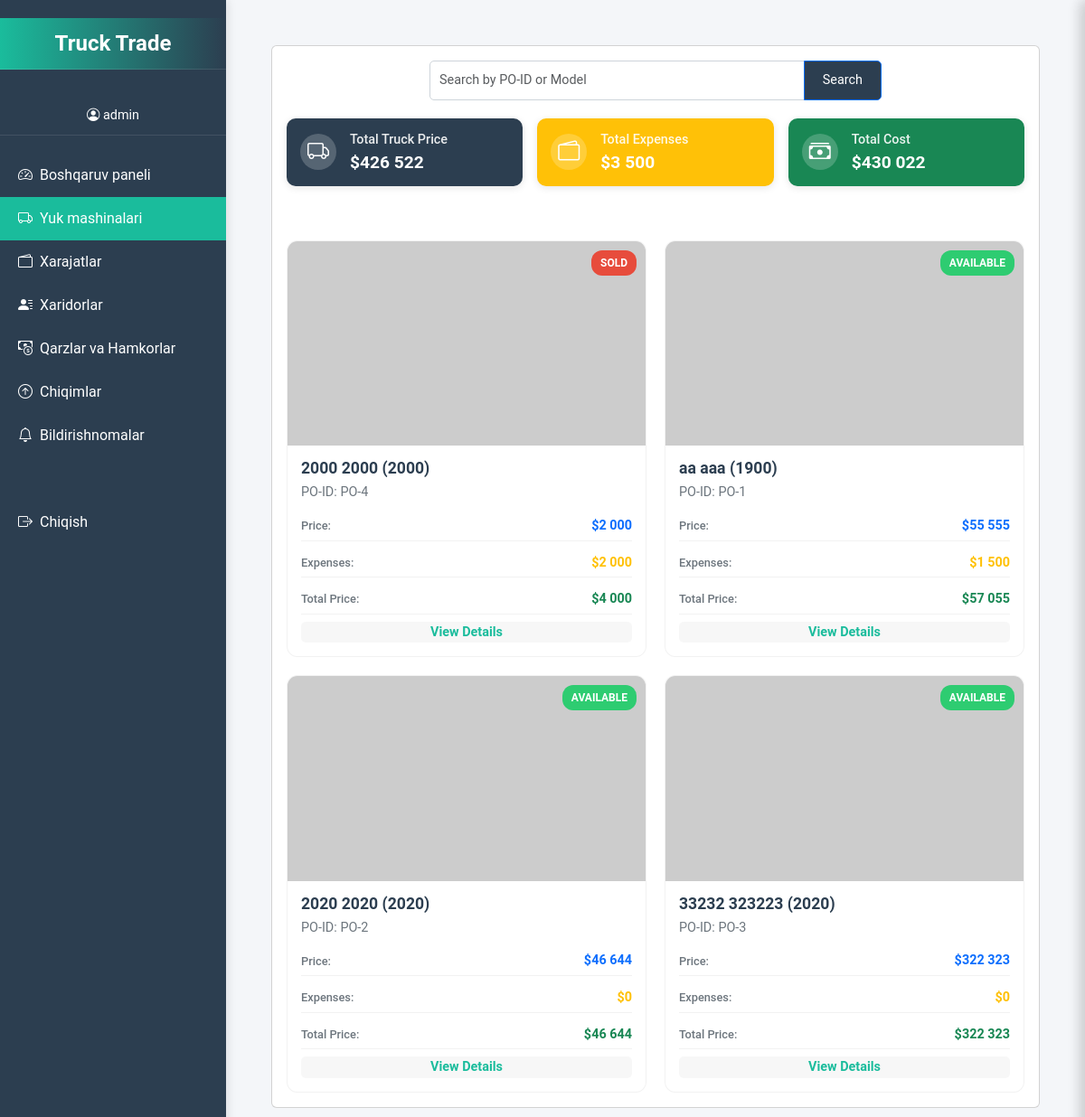
The page /truck-list/ (signed in) on the database as committed earlier.
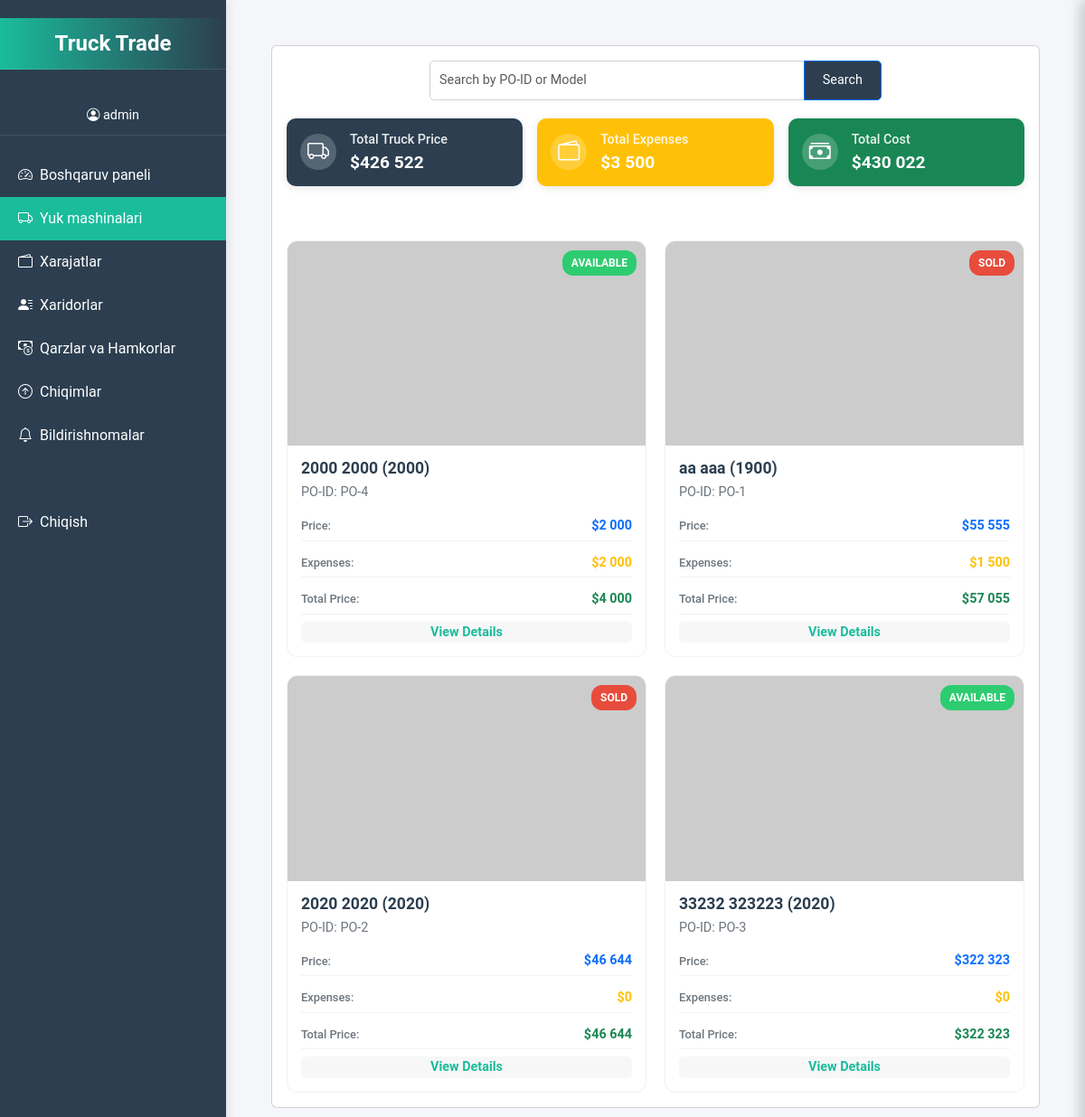
The same page on the database as committed later.
### trucks/models.py (models this page shows, shortened)
class Truck(models.Model):
    user = models.ForeignKey(
        User,
        on_delete=models.CASCADE,
        related_name='trucks',
        verbose_name="Foydalanuvchi"
    )
    po_id = models.CharField(
        max_length=50,
        unique=True,
        verbose_name="PO raqami",
        help_text="PO-{raqam} formatida kiriting, masalan, PO-12345"
    )
    make = models.CharField(max_length=100, verbose_name="Marka")
    model = models.CharField(max_length=100, verbose_name="Model")
    year = models.PositiveIntegerField(
        verbose_name="Yil",
        validators=[MinValueValidator(1886)]
    )
    horsepower = models.PositiveIntegerField(
        verbose_name="Ot kuchi (HP)",
        validators=[MinValueValidator(1)]
    )
    price = models.DecimalField(
        max_digits=10,
        decimal_places=2,
        verbose_name="Narx",
        validators=[MinValueValidator(0.01)]
    )
    company = models.CharField(max_length=200, blank=True, verbose_name="Kompaniya nomi")
    location = models.CharField(max_length=100, verbose_name="Joylashuv")
    sotilgan = models.BooleanField(default=False, verbose_name="Sotilgan")
    description = models.TextField(blank=True, verbose_name="Tavsif")
    purchase_date = models.DateField(auto_now_add=True, verbose_name="Sotib olingan sana")
    created_date = models.DateTimeField(auto_now_add=True, verbose_name="Yaratilgan sana")
    image = models.ImageField(
        upload_to='trucks/',
        blank=True,
        null=True,
        verbose_name="Rasm"
    )
    seriya = models.CharField(
        max_length=50,
        blank=True,
        null=True,
        verbose_name="Seriya raqami",
        unique=True
    )
    class Meta:
        verbose_name = "Yuk mashinasi"
        verbose_name_plural = "Yuk mashinalari"
        indexes = [
            models.Index(fields=['po_id']),
            models.Index(fields=['user', 'sotilgan']),
        ]
        ordering = ['-created_date']

### trucks/views.py (the view, shortened to what this page needs)
# urls.py: path('truck-list/', views.trucks_list, name='trucks_list'),
@login_required
def trucks_list(request):
    query = request.GET.get('q', '')
    trucks = Truck.objects.filter(user=request.user) if not request.user.is_superuser else Truck.objects.all()
    xarajatlar = Xarajat.objects.filter(truck__in=trucks).values('truck_id').annotate(total_xarajat=Sum('amount'))
    xarajat_dict = {x['truck_id']: x['total_xarajat'] for x in xarajatlar}
    paginator = Paginator(trucks, 10)
    page_number = request.GET.get('page')
    trucks_page = paginator.get_page(page_number)
    trucks_data = []
    total_price = 0
    total_xarajat = 0
    total_umumiy = 0
    for truck in trucks_page:
        xarajat_sum = xarajat_dict.get(truck.id, 0)
        umumiy_narx = truck.price + xarajat_sum
        trucks_data.append({
            'truck': truck,
            'xarajat_sum': float(xarajat_sum) if xarajat_sum else 0,
            'umumiy_narx': float(umumiy_narx) if umumiy_narx else 0,
        })
        total_price += truck.price
        total_xarajat += xarajat_sum
        total_umumiy += umumiy_narx
    context = {
        'trucks_data': trucks_data,
        'total_price': float(total_price) if total_price else 0,
        'total_xarajat': float(total_xarajat) if total_xarajat else 0,
        'total_umumiy': float(total_umumiy) if total_umumiy else 0,
        'trucks': trucks_page,
    }
    return render(request, 'trucks/trucks_list.html', context)

### trucks/templatetags/format_filters.py (called while the page is built)
@register.filter
def format_number(value):
    try:
        num = float(value)
        int_part = int(num)
        int_part_str = f"{int_part:,}".replace(',', ' ')
        if num != int_part:
            decimal_part = f"{num:.2f}".split('.')[1]
            return f"{int_part_str}.{decimal_part}"
        return int_part_str
    except (ValueError, TypeError):
        return value

### templates/trucks/trucks_list.html (shortened to what the changed rows need)
{% extends 'base.html' %}
{% load format_filters %}
{% block content %}
<div class="trucks-container">
    <div class="card p-3">
        <div class="trucks-grid">
            {% for data in trucks_data %}
            <div class="truck-card" data-truck-id="{{ data.truck.id }}">
                <div class="truck-image">
                    {% if data.truck.image %}
                        <img src="{{ data.truck.image.url }}" alt="{{ data.truck.make }} {{ data.truck.model }}" class="img-fluid">
                    {% else %}
                        <img src="https://placehold.co/280x160?text=No+Image" alt="No Image" class="img-fluid">
                    {% endif %}
                    <span class="truck-status {% if data.truck.sotilgan %}sold{% else %}unsold{% endif %}">
                        {% if data.truck.sotilgan %}Sold{% else %}Available{% endif %}
                    </span>
                </div>
                <div class="truck-body">
                    <h5 class="truck-title">{{ data.truck.make }} {{ data.truck.model }} ({{ data.truck.year }})</h5>
                    <p class="truck-po-id">PO-ID: {{ data.truck.po_id }}</p>
                    <div class="truck-details">
                        <div class="detail-item">
                            <span class="detail-label">Price:</span>
                            <span class="detail-value text-primary">${{ data.truck.price|format_number }}</span>
                        </div>
                        <div class="detail-item">
                            <span class="detail-label">Expenses:</span>
                            <span class="detail-value text-warning">${{ data.xarajat_sum|format_number }}</span>
                        </div>
                        <div class="detail-item">
                            <span class="detail-label">Total Price:</span>
                            <span class="detail-value text-success">${{ data.umumiy_narx|format_number }}</span>
                        </div>
                    </div>
                    <button class="truck-details-toggle btn btn-link p-0 mt-2" data-bs-toggle="modal" data-bs-target="#truck-details-modal-{{ data.truck.id }}">
                        View Details
                    </button>
                </div>
            </div>
            {% empty %}
            <div class="col-12 text-center py-5">
                <i class="bi bi-info-circle fs-2 text-muted d-block mb-2"></i>
                <h4 class="text-muted">No trucks found.</h4>
            </div>
            {% endfor %}
        </div>
    </div>
</div>
{% endblock %}

Rows that differ between the two databases and show on the page:
changed Truck "PO-4": sotilgan "SOLD" → "AVAILABLE"
changed Truck "aa": sotilgan "AVAILABLE" → "SOLD"
changed Truck "PO-2": sotilgan "AVAILABLE" → "SOLD"
